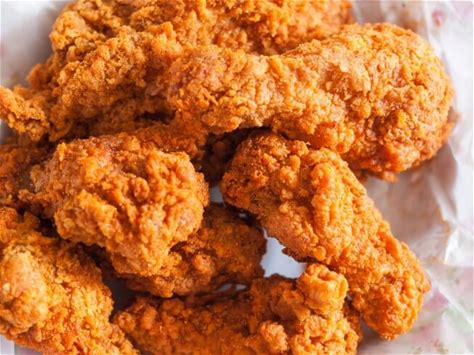
#> input picture m5python/Aj phoom-my work/023546_school/img.jpg, 474 x 355 px, given in place of the camera
$ python hsv.py
#> lines starting #> are read from the running program, lines starting #| are printed output that depends on the picture; after the words box and inside, x2 and y2 are one past the last pixel; in counts of white or black regions, pixels touching at a corner belong together
import cv2 as cv
import numpy as np

cap = cv.VideoCapture(0)

lower_green = np.array([35, 60, 40])   # Light green
upper_green = np.array([85, 255, 255])

lower_gray = np.array([0, 0, 50])      # Very low saturation, medium brightness
upper_gray = np.array([180, 30, 200])

lower_white = np.array([0, 0, 200])
upper_white = np.array([180, 30, 255])

List_colors = [(lower_green,upper_green),
               (lower_gray,upper_gray),
               (lower_white,upper_white)]
str_color = ['green','gray','white']

if not cap.isOpened():
    print("Error: Could not open webcam.")
    exit()

while True:
    ret, frame = cap.read()
#> frame is the input picture: shape (355, 474, 3); mean B, G, R 61.4, 115, 192.3

    if not ret:
        print("Failed to grab frame.")
        break
    roi = frame[10:450,180:400]
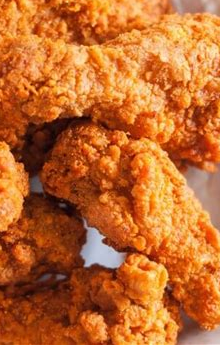
#> roi: shape (345, 220, 3); mean B, G, R 45.5, 105.1, 190.8
    hsv = cv.cvtColor(roi,cv.COLOR_BGR2HSV)
#> hsv: shape (345, 220, 3); mean H, S, V 13.9, 199.8, 191
    mask_green = cv.inRange(hsv, lower_green, upper_green)
#> mask_green: shape (345, 220); every value is 0
    mask_gray = cv.inRange(hsv, lower_gray, upper_gray)
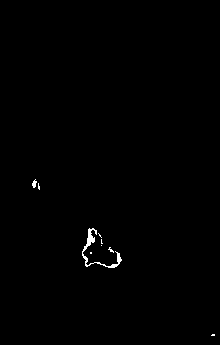
#> mask_gray: shape (345, 220); 0.44% white; 9 white regions (7 under 20 px), largest, box (x1, y1, x2, y2) and area: (82, 228, 122, 268) 255, (32, 179, 37, 188) 27
    mask_white = cv.inRange(hsv, lower_white, upper_white)
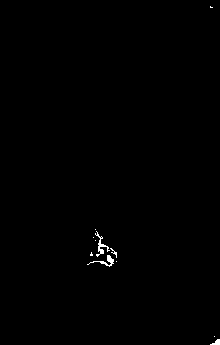
#> mask_white: shape (345, 220); 0.33% white; 11 white regions (7 under 20 px), largest, box (x1, y1, x2, y2) and area: (95, 231, 110, 257) 97, (87, 255, 114, 267) 84, (210, 339, 220, 345) 35, (110, 248, 117, 258) 21

#> (the run stopped early here; a loop or call above may not have finished)
